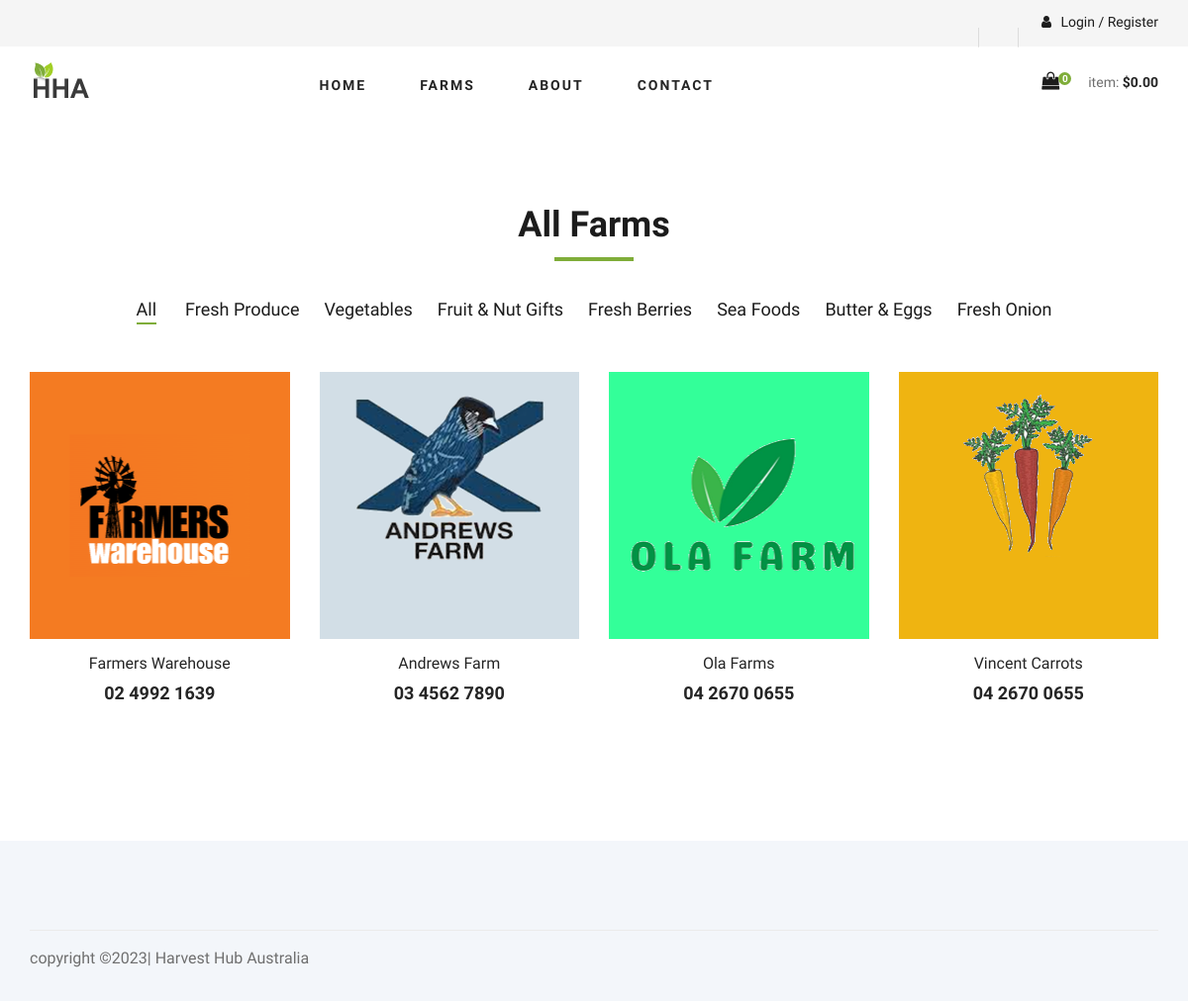
/?p=farms, run on the app's committed database.
### tables this page shows
CREATE TABLE IF NOT EXISTS `product_category` (
  `category_id` INT NOT NULL AUTO_INCREMENT,
  `category_name` VARCHAR(45) NOT NULL,
  `description` TEXT NULL,
  PRIMARY KEY (`category_id`));

CREATE TABLE IF NOT EXISTS `farm` (
  `farm_id` INT NOT NULL AUTO_INCREMENT,
  `farm_name` VARCHAR(45) NOT NULL,
  `address` TEXT NULL,
  `email` VARCHAR(100) NOT NULL,
  `phone` VARCHAR(45) NOT NULL,
  `admin_id` INT NOT NULL,
  `created_by` VARCHAR(45) NOT NULL,
  `created_at` DATETIME NOT NULL,
  PRIMARY KEY (`farm_id`),
  INDEX `FK_ADMIN_ID_idx` (`admin_id` ASC),
  CONSTRAINT `FK_ADMIN_ID`
    FOREIGN KEY (`admin_id`)
    REFERENCES `users` (`user_id`)
    ON DELETE NO ACTION
    ON UPDATE NO ACTION);

### imp/functions.php (called while the page is built, shortened)
<?php
function category(){
	global $conn;
	$status[0] = false;
	$status[1] = "";
	$sql = "select * from product_category";
				$xsql = mysqli_query($conn,$sql);
				if($xsql){
					if(mysqli_affected_rows($conn)==0){
						$status[0] = false;
						$status[1] = "No category";
					}
					else{
						$count = 0;
						$status[0] = true;
						$status[1] = "success";
						while($rw=mysqli_fetch_array($xsql)){
							$status[2][$count]['category_id'] = $rw['category_id'];
							$status[2][$count]['category_name'] = $rw['category_name'];
							$count++;
						}
					}
				}
				else{
					$status[0] = false;
					$status[1] = "Error";
				}
	return $status;
}
function farm(){
	global $conn;
	$status[0] = false;
	$status[1] = "";
	$sql = "select * from farm";
				$xsql = mysqli_query($conn,$sql);
				if($xsql){
					if(mysqli_affected_rows($conn)==0){
						$status[0] = false;
						$status[1] = "No Farm";
					}
					else{
						$count = 0;
						$status[0] = true;
						$status[1] = "success";
						while($rw=mysqli_fetch_array($xsql)){
							$status[2][$count]['farm_id'] = $rw['farm_id'];
							$status[2][$count]['farm_name'] = $rw['farm_name'];
							$status[2][$count]['address'] = $rw['address'];
							$status[2][$count]['email'] = $rw['email'];
							$status[2][$count]['phone'] = $rw['phone'];
							$status[2][$count]['admin_id'] = $rw['admin_id'];
							$count++;
						}
					}
				}
				else{
					$status[0] = false;
					$status[1] = "Error";
				}
	return $status;
}
function get_product_cat_id($farm_id){
	global $conn;
	$status[0] = false;
	$status[1] = "";
	$sql = "select distinct category_id from  product where store_id='".$farm_id."'";
				$xsql = mysqli_query($conn,$sql);
				if($xsql){
					if(mysqli_affected_rows($conn)==0){
						$status[0] = false;
						$status[1] = "No Farm";
					}
					else{
						$count = 0;
						$status[0] = true;
						$status[1] = "success";
						while($rw=mysqli_fetch_array($xsql)){
							$status[2][$count]['category_id'] = $rw['category_id'];
							$count++;
						}
					}
				}
				else{
					$status[0] = false;
					$status[1] = "Error";
				}
	return $status;
}
?>

### pages/farms.php (the view, shortened to what this page needs)
 <section class="featured spad">
     <div class="container">
         <div class="row">
             <div class="col-lg-12">
                 <div class="section-title">
                     <h2>All Farms</h2>
                 </div>
                 <div class="featured__controls">
                     <ul>
                     <li class="active" data-filter="*">All</li>
                     <?php
				$cat = category();
				if($cat[0]){
					foreach($cat[2] as $val){
						echo '<li data-filter=".cat'.$val['category_id'].'">'.$val['category_name'].'</li>';
					}
				}
			?>
                    </ul>
                 </div>
             </div>
         </div>
         <div class="row featured__filter">
         <?php
				$farm = farm();
				if($farm[0]){
					foreach($farm[2] as $val){
				$get_farm_product_cat = get_product_cat_id($val['farm_id']);
				$cat_list = " ";
				if($get_farm_product_cat[0]){
					foreach($get_farm_product_cat[2] as $val1){
						$cat_list .= 'cat'.$val1['category_id']. ' ';
					}
				}
echo'<div class="col-lg-3 col-md-4 col-sm-6 mix'. $cat_list.'">
                 <div class="featured__item">
                    <div class="featured__item__pic set-bg" data-setbg="img/farm/'.$val['farm_id'].'.png">
                     </div>
                     <div class="featured__item__text">
                         <h6><a href="?p=farm&farm='.$val['farm_id'].'">'.$val['farm_name'].'</a></h6>
                         <h5>'.$val['phone'].'</h5>
                     </div>
                 </div>
             </div>';
					}
				}
			?>
         </div>
     </div>
 </section>
 <br/><br/>

### css/style.css (style rules this page uses)
html, body { height: 100%; font-family: "Cairo", sans-serif; -webkit-font-smoothing: antialiased; font-smoothing: antialiased; }
h1, h2, h3, h4, h5, h6 { margin: 0; color: #111111; font-weight: 400; font-family: "Cairo", sans-serif; }
h2 { font-size: 36px; }
h5 { font-size: 18px; }
h6 { font-size: 16px; }
ul, ol { padding: 0; margin: 0; }
.section-title { margin-bottom: 50px; text-align: center; }
.section-title h2 { color: #1c1c1c; font-weight: 700; position: relative; }
.section-title h2:after { position: absolute; left: 0; bottom: -15px; right: 0; height: 4px; width: 80px; background: #7fad39; content: ""; margin: 0 auto; }
.set-bg { background-repeat: no-repeat; background-size: cover; background-position: top center; }
.spad { padding-top: 100px; padding-bottom: 100px; }
.featured { padding-top: 80px; padding-bottom: 40px; }
.featured__controls { text-align: center; margin-bottom: 50px; }
.featured__controls ul li { list-style: none; font-size: 18px; color: #1c1c1c; display: inline-block; margin-right: 25px; position: relative; cursor: pointer; }
.featured__controls ul li.active:after { opacity: 1; }
.featured__controls ul li:after { position: absolute; left: 0; bottom: -2px; width: 100%; height: 2px; background: #7fad39; content: ""; opacity: 0; }
.featured__controls ul li:last-child { margin-right: 0; }
.featured__item { margin-bottom: 50px; }
.featured__item__pic { height: 270px; position: relative; overflow: hidden; background-position: center center; }
.featured__item__text { text-align: center; padding-top: 15px; }
.featured__item__text h6 { margin-bottom: 10px; }
.featured__item__text h6 a { color: #252525; }
.featured__item__text h5 { color: #252525; font-weight: 700; }
@media only screen and (min-width: 1200px) { .container { max-width: 1170px; } }

### data on the page
product_category: category_name "Fresh Produce"
product_category: category_name "Vegetables"
product_category: category_name "Fruit & Nut Gifts"
product_category: category_name "Fresh Berries"
product_category: category_name "Sea Foods"
product_category: category_name "Butter & Eggs"
product_category: category_name "Fresh Onion"
farm: shows a picture, farm_name "Farmers Warehouse", phone "02 4992 1639"
farm: shows a picture, farm_name "Andrews Farm", phone "03 4562 7890"
farm: shows a picture, farm_name "Ola Farms", phone "04 2670 0655"
farm: shows a picture, farm_name "Vincent Carrots", phone "04 2670 0655"

### other printed values
$num_of_items "0"
$cart_total "0.00"
